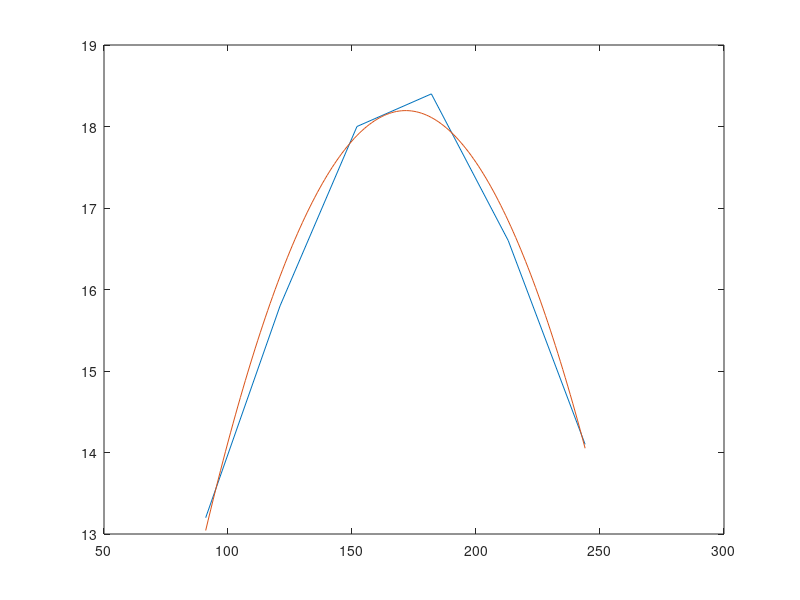

Reproduce this figure in MATLAB.
x = [91 121 152 182 213 244];
y = [13.2 15.8 18.0 18.4 16.6 14.1];
A = [x'.^2 x' ones(size(x'))];
coeffs = A\y';
f = @(x) coeffs(1)*x.^2 + coeffs(2)*x + coeffs(3);

plot(x, y);
hold on;
x = [91:244]
plot(x, f(x))